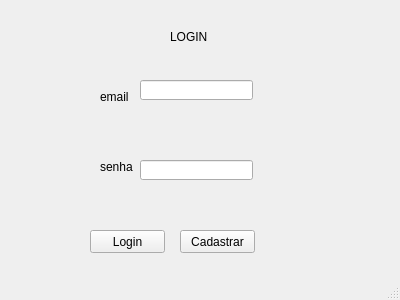
<?xml version="1.0" encoding="UTF-8"?>
<ui version="4.0">
 <class>MainWindow</class>
 <widget class="QMainWindow" name="MainWindow">
  <property name="geometry">
   <rect>
    <x>0</x>
    <y>0</y>
    <width>400</width>
    <height>300</height>
   </rect>
  </property>
  <property name="windowTitle">
   <string>MainWindow</string>
  </property>
  <widget class="QWidget" name="centralWidget">
   <widget class="QLabel" name="label">
    <property name="geometry">
     <rect>
      <x>170</x>
      <y>30</y>
      <width>47</width>
      <height>13</height>
     </rect>
    </property>
    <property name="text">
     <string>LOGIN</string>
    </property>
   </widget>
   <widget class="QLabel" name="label_2">
    <property name="geometry">
     <rect>
      <x>100</x>
      <y>90</y>
      <width>47</width>
      <height>13</height>
     </rect>
    </property>
    <property name="text">
     <string>email</string>
    </property>
   </widget>
   <widget class="QLabel" name="label_3">
    <property name="geometry">
     <rect>
      <x>100</x>
      <y>160</y>
      <width>47</width>
      <height>13</height>
     </rect>
    </property>
    <property name="text">
     <string>senha</string>
    </property>
   </widget>
   <widget class="QLineEdit" name="login">
    <property name="geometry">
     <rect>
      <x>140</x>
      <y>80</y>
      <width>113</width>
      <height>20</height>
     </rect>
    </property>
   </widget>
   <widget class="QLineEdit" name="senha">
    <property name="geometry">
     <rect>
      <x>140</x>
      <y>160</y>
      <width>113</width>
      <height>20</height>
     </rect>
    </property>
   </widget>
   <widget class="QPushButton" name="pushButton">
    <property name="geometry">
     <rect>
      <x>90</x>
      <y>230</y>
      <width>75</width>
      <height>23</height>
     </rect>
    </property>
    <property name="text">
     <string>Login</string>
    </property>
   </widget>
   <widget class="QPushButton" name="pushButton_2">
    <property name="geometry">
     <rect>
      <x>180</x>
      <y>230</y>
      <width>75</width>
      <height>23</height>
     </rect>
    </property>
    <property name="text">
     <string>Cadastrar</string>
    </property>
   </widget>
  </widget>
  <widget class="QStatusBar" name="statusBar"/>
 </widget>
 <layoutdefault spacing="6" margin="11"/>
 <resources/>
 <connections/>
</ui>
